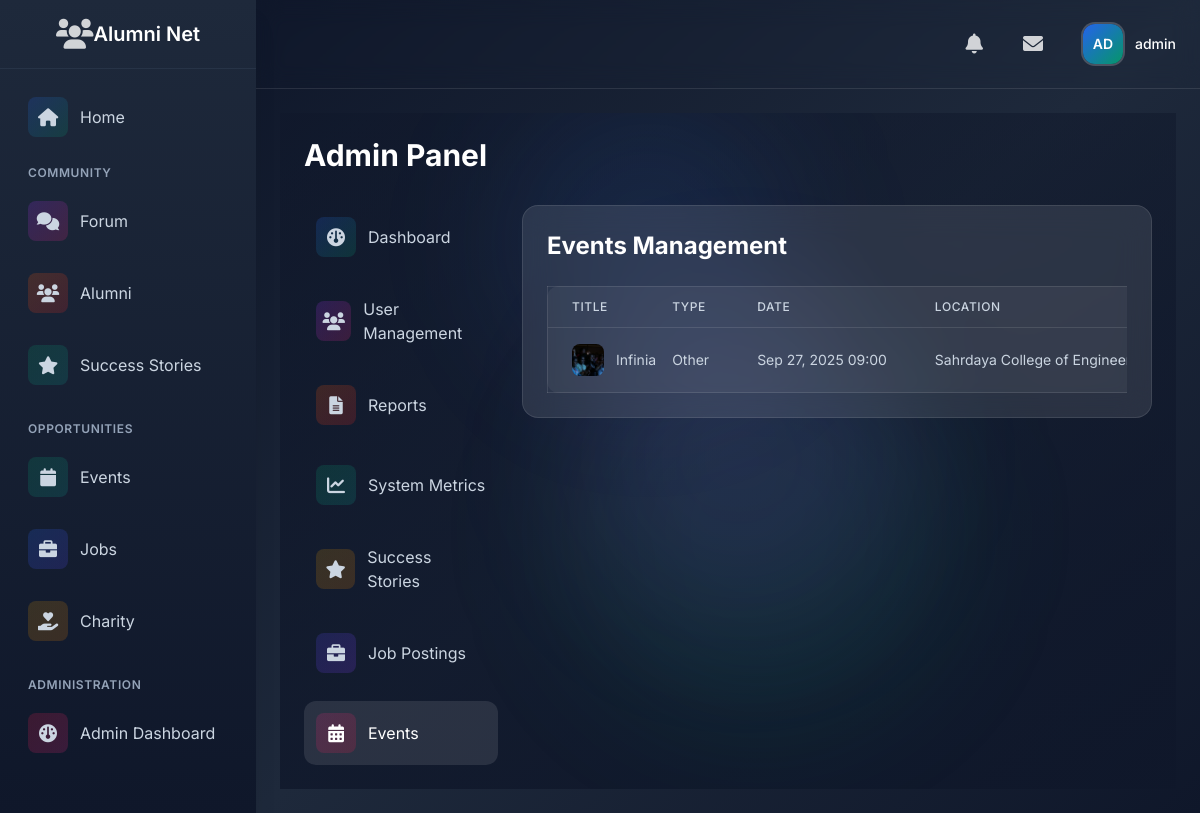
Screenshot of /admin-panel/events/ (signed in) with the database file from the repository.
### users/models.py (models this page shows, shortened)
class User(AbstractUser):
    USER_TYPES = (
        ('admin', 'Admin'),
        ('alumni', 'Alumni'),
        ('student', 'Student'),
    )
    INDUSTRY_CHOICES = (
        ('it', 'Information Technology'),
        ('finance', 'Finance'),
        ('healthcare', 'Healthcare'),
        ('education', 'Education'),
        ('manufacturing', 'Manufacturing'),
        ('retail', 'Retail'),
        ('consulting', 'Consulting'),
        ('marketing', 'Marketing'),
        ('other', 'Other')
    )
    AVAILABILITY_CHOICES = (
        ('available', 'Available for Mentorship'),
        ('limited', 'Limited Availability'),
        ('unavailable', 'Not Available'),
    )
    user_type = models.CharField(max_length=10, choices=USER_TYPES, default='student')
    profile_picture = models.ImageField(upload_to='profile_pics/', null=True, blank=True)
    bio = models.TextField(max_length=500, blank=True)
    graduation_year = models.IntegerField(null=True, blank=True)
    current_job_title = models.CharField(max_length=100, blank=True)
    current_company = models.CharField(max_length=100, blank=True)
    industry = models.CharField(max_length=20, choices=INDUSTRY_CHOICES, blank=True)
    years_of_experience = models.PositiveIntegerField(default=0)
    skills = models.TextField(help_text="Enter skills separated by commas", blank=True)
    achievements = models.TextField(blank=True)
    certifications = models.TextField(help_text="Enter certifications separated by commas", blank=True)
    linkedin_profile = models.URLField(max_length=200, blank=True)
    portfolio_link = models.URLField(max_length=200, blank=True)
    mentorship_availability = models.CharField(
        max_length=20,
        choices=AVAILABILITY_CHOICES,
        blank=True
    )
    email_verified = models.BooleanField(default=False)

### events/models.py (models this page shows, shortened)
class Event(models.Model):
    EVENT_TYPES = (
        ('networking', 'Networking Event'),
        ('workshop', 'Workshop'),
        ('seminar', 'Seminar'),
        ('career_fair', 'Career Fair'),
        ('social', 'Social Gathering'),
        ('other', 'Other'),
    )
    title = models.CharField(max_length=200)
    description = models.TextField()
    event_type = models.CharField(max_length=20, choices=EVENT_TYPES)
    date = models.DateTimeField()
    location = models.CharField(max_length=200)
    capacity = models.PositiveIntegerField()
    registration_deadline = models.DateTimeField()
    created_by = models.ForeignKey(User, on_delete=models.CASCADE, related_name='created_events')
    created_at = models.DateTimeField(auto_now_add=True)
    updated_at = models.DateTimeField(auto_now=True)
    is_online = models.BooleanField(default=False)
    meeting_link = models.URLField(blank=True, null=True)
    image = models.ImageField(upload_to='event_images/', blank=True, null=True)
    participants = models.ManyToManyField(User, through='EventRegistration', related_name='registered_events')
    @property
    def is_past_event(self):
        return timezone.now() > self.date

### admin_panel/views.py (the view)
# urls.py: path('events/', views.events_list, name='events_list'),
@staff_member_required
def events_list(request):
    events = Event.objects.all().order_by('-date')
    paginator = Paginator(events, 10)  # Show 10 events per page
    page = request.GET.get('page')
    events = paginator.get_page(page)
    return render(request, 'admin_panel/events_list.html', {'events': events})

### admin_panel/templates/admin_panel/events_list.html (shortened to what this page needs)
{% extends 'admin_panel/base_admin.html' %}
{% block admin_content %}
<div class="space-y-6">
    <div class="flex justify-between items-center">
        <h2 class="text-2xl font-bold text-white">Events Management</h2>
    </div>
    <div class="overflow-x-auto">
        <table class="min-w-full bg-white/5 border border-white/10 rounded-xl">
            <thead>
                <tr class="border-b border-white/10">
                    <th class="px-6 py-3 text-left text-xs font-medium text-slate-300 uppercase tracking-wider">Title</th>
                    <th class="px-6 py-3 text-left text-xs font-medium text-slate-300 uppercase tracking-wider">Type</th>
                    <th class="px-6 py-3 text-left text-xs font-medium text-slate-300 uppercase tracking-wider">Date</th>
                    <th class="px-6 py-3 text-left text-xs font-medium text-slate-300 uppercase tracking-wider">Location</th>
                </tr>
            </thead>
            <tbody class="divide-y divide-white/10">
                {% for event in events %}
                <tr class="hover:bg-white/5">
                    <td class="px-6 py-4 whitespace-nowrap text-sm text-slate-300">
                        <div class="flex items-center">
                            {% if event.image %}
                            <img src="{{ event.image.url }}" alt="{{ event.title }}" class="w-8 h-8 rounded-lg object-cover mr-3">
                            {% endif %}
                            {{ event.title }}
                        </div>
                    </td>
                    <td class="px-6 py-4 whitespace-nowrap text-sm text-slate-300">{{ event.get_event_type_display }}</td>
                    <td class="px-6 py-4 whitespace-nowrap text-sm text-slate-300">{{ event.date|date:"M d, Y H:i" }}</td>
                    <td class="px-6 py-4 whitespace-nowrap text-sm text-slate-300">
                        {% if event.is_online %}
                        <span class="inline-flex items-center px-2 py-1 rounded-full bg-emerald-500/20 text-emerald-300 text-xs">
                            <i class="fas fa-video mr-1"></i> Online
                        </span>
                        {% else %}
                        {{ event.location }}
                        {% endif %}
                    </td>
                </tr>
                {% empty %}
                <tr>
                    <td colspan="7" class="px-6 py-4 text-center text-slate-300">No events found.</td>
                </tr>
                {% endfor %}
            </tbody>
        </table>
    </div>
</div>
{% endblock %}

### templates/base.html (shortened to what this page needs)
{% load static %}
{% load user_tags %}
{% load notification_tags %}
{% load message_tags %}
<!DOCTYPE html>
<html lang="en">
<head>
    <script src="https://cdn.tailwindcss.com"></script>
    <link rel="stylesheet" href="https://cdnjs.cloudflare.com/ajax/libs/font-awesome/6.0.0/css/all.min.css">
</head>
<body class="font-[Inter] bg-slate-900">
    <div class="min-h-screen flex flex-col md:flex-row">
        <aside class="fixed inset-y-0 left-0 bg-gradient-to-b from-slate-800 to-slate-900 shadow-xl w-64 transform -translate-x-full md:translate-x-0 transition-transform duration-300 ease-in-out z-30"
               id="sidebar">
            <div class="flex items-center justify-center p-4 border-b border-slate-700/50">
                <div class="text-white/80 hover:text-white transition-colors duration-200">
                    <i class="fas fa-users text-3xl"></i>
                </div>
                    <span class="text-xl font-semibold text-white">Alumni Net</span>
            </div>
            <nav class="p-4 space-y-4">
                {% if user.is_authenticated %}
                    <a href="{% url 'home' %}"
                       class="flex items-center space-x-3 p-3 rounded-xl hover:bg-white/10 text-slate-300 hover:text-white transition-all duration-200 group">
                        <div class="w-10 h-10 flex items-center justify-center rounded-lg bg-gradient-to-br from-blue-600/20 to-emerald-600/20 group-hover:from-blue-600/30 group-hover:to-emerald-600/30">
                            <i class="fas fa-home text-lg"></i>
                        </div>
                        <span>Home</span>
                    </a>
                    <div class="space-y-6">
                        <div class="space-y-2">
                            <p class="px-3 text-xs font-semibold text-slate-400 uppercase tracking-wider">Community</p>
                            <a href="{% url 'forum:category_list' %}"
                               class="flex items-center space-x-3 p-3 rounded-xl hover:bg-white/10 text-slate-300 hover:text-white transition-all duration-200 group">
                                <div class="w-10 h-10 flex items-center justify-center rounded-lg bg-gradient-to-br from-purple-600/20 to-pink-600/20 group-hover:from-purple-600/30 group-hover:to-pink-600/30">
                                    <i class="fas fa-comments text-lg"></i>
                                </div>
                                <span>Forum</span>
                            </a>
                            <a href="{% url 'users:alumni_directory' %}"
                               class="flex items-center space-x-3 p-3 rounded-xl hover:bg-white/10 text-slate-300 hover:text-white transition-all duration-200 group">
                                <div class="w-10 h-10 flex items-center justify-center rounded-lg bg-gradient-to-br from-orange-600/20 to-red-600/20 group-hover:from-orange-600/30 group-hover:to-red-600/30">
                                    <i class="fas fa-users text-lg"></i>
                                </div>
                                <span>Alumni</span>
                            </a>
                            <a href="{% url 'success:story_list' %}"
                               class="flex items-center space-x-3 p-3 rounded-xl hover:bg-white/10 text-slate-300 hover:text-white transition-all duration-200 group">
                                <div class="w-10 h-10 flex items-center justify-center rounded-lg bg-gradient-to-br from-emerald-600/20 to-teal-600/20 group-hover:from-emerald-600/30 group-hover:to-teal-600/30">
                                    <i class="fas fa-star text-lg"></i>
                                </div>
                                <span>Success Stories</span>
                            </a>
                        </div>
                        <div class="space-y-2">
                            <p class="px-3 text-xs font-semibold text-slate-400 uppercase tracking-wider">Opportunities</p>
                            <a href="{% url 'event_list' %}"
                               class="flex items-center space-x-3 p-3 rounded-xl hover:bg-white/10 text-slate-300 hover:text-white transition-all duration-200 group">
                                <div class="w-10 h-10 flex items-center justify-center rounded-lg bg-gradient-to-br from-emerald-600/20 to-teal-600/20 group-hover:from-emerald-600/30 group-hover:to-teal-600/30">
                                    <i class="fas fa-calendar text-lg"></i>
                                </div>
                                <span>Events</span>
                            </a>
                            <a href="{% url 'job_list' %}"
                               class="flex items-center space-x-3 p-3 rounded-xl hover:bg-white/10 text-slate-300 hover:text-white transition-all duration-200 group">
                                <div class="w-10 h-10 flex items-center justify-center rounded-lg bg-gradient-to-br from-blue-600/20 to-indigo-600/20 group-hover:from-blue-600/30 group-hover:to-indigo-600/30">
                                    <i class="fas fa-briefcase text-lg"></i>
                                </div>
                                <span>Jobs</span>
                            </a>
                            <a href="{% url 'fund_list' %}"
   class="flex items-center space-x-3 p-3 rounded-xl hover:bg-white/10 text-slate-300 hover:text-white transition-all duration-200 group">
    <div class="w-10 h-10 flex items-center justify-center rounded-lg bg-gradient-to-br from-yellow-600/20 to-amber-600/20 group-hover:from-yellow-600/30 group-hover:to-amber-600/30">
        <i class="fas fa-hand-holding-heart text-lg"></i>
    </div>
    <span>Charity</span>
</a>
                        </div>
                        {% if user.is_staff %}
                        <div class="space-y-2">
                            <p class="px-3 text-xs font-semibold text-slate-400 uppercase tracking-wider">Administration</p>
                            <a href="{% url 'admin_panel:dashboard' %}"
                               class="flex items-center space-x-3 p-3 rounded-xl hover:bg-white/10 text-slate-300 hover:text-white transition-all duration-200 group">
                                <div class="w-10 h-10 flex items-center justify-center rounded-lg bg-gradient-to-br from-rose-600/20 to-pink-600/20 group-hover:from-rose-600/30 group-hover:to-pink-600/30">
                                    <i class="fas fa-gauge text-lg"></i>
                                </div>
                                <span>Admin Dashboard</span>
                            </a>
                        </div>
                        {% endif %}
                    </div>
                {% endif %}
            </nav>
        </aside>
        <div class="flex-1 md:ml-64 relative bg-gradient-to-br from-slate-900 via-slate-800 to-slate-900">
            <header class="sticky top-0 z-20 backdrop-blur-md border-b border-white/10">
                <div class="relative flex items-center justify-between p-4 text-white">
                    <div class="flex items-center space-x-3 md:space-x-6">
                        {% if user.is_authenticated %}
                            <a href="{% url 'notifications:notification_list' %}" class="relative p-2 text-white/80 hover:text-white rounded-xl hover:bg-white/10 transition-colors duration-200">
                                <i class="fas fa-bell text-xl"></i>
                            </a>
                            <a href="{% url 'messaging:conversation_list' %}"
                               class="relative p-2 text-white/80 hover:text-white rounded-xl hover:bg-white/10 transition-colors duration-200">
                                <i class="fas fa-envelope text-xl"></i>
                            </a>
                            <div class="relative"
                                 x-data="{ open: false }"
                                 @keydown.escape.stop="open = false"
                                 @click.away="open = false">
                                <button @click="open = !open"
                                        class="flex items-center space-x-3 p-2 rounded-xl hover:bg-white/10 transition-all duration-200"
                                        :aria-expanded="open">
                                    <div class="relative">
                                        <div class="w-10 h-10 rounded-xl overflow-hidden ring-2 ring-white/20">
                                            {% if user.profile_picture %}
                                                <img src="{{ user.profile_picture.url }}"
                                                     alt="Profile"
                                                     class="h-full w-full object-cover">
                                            {% else %}
                                                <div class="profile-initials w-full h-full flex items-center justify-center bg-gradient-to-br from-blue-600 to-emerald-600">
                                                    <span class="text-white text-sm font-semibold">{{ user|get_initials }}</span>
                                                </div>
                                            {% endif %}
                                        </div>
                                    </div>
                                    <span class="text-sm font-medium text-white">{{ user.get_full_name|default:user.username }}</span>
                                </button>
                            </div>
                        {% endif %}
                    </div>
                </div>
            </header>
            <main class="relative p-4 md:p-6">
                {% block content %}{% endblock %}
            </main>
        </div>
    </div>
</body>
</html>

### rows the page displays
User: first_name+last_name+username "AD", get_full_name "admin"
Event: image (picture), title "Infinia", event_type "Other", date "Sep 27, 2025 09:00", location "Sahrdaya College of…"
